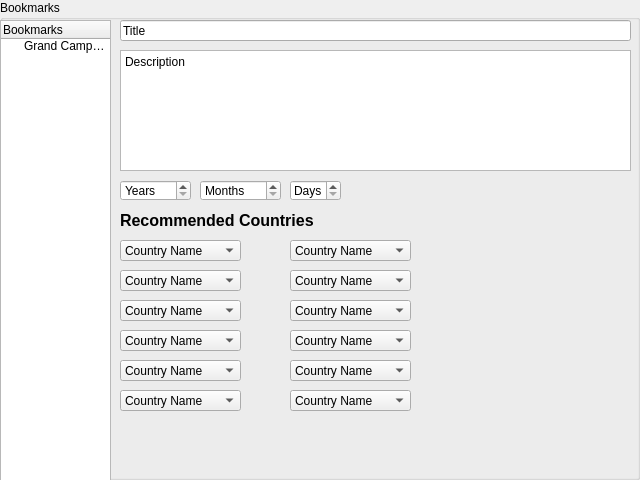
<?xml version="1.0" encoding="UTF-8"?>
<ui version="4.0">
 <class>GroupBox</class>
 <widget class="QGroupBox" name="GroupBox">
  <property name="geometry">
   <rect>
    <x>0</x>
    <y>0</y>
    <width>640</width>
    <height>480</height>
   </rect>
  </property>
  <property name="windowTitle">
   <string>GroupBox</string>
  </property>
  <property name="title">
   <string>Bookmarks</string>
  </property>
  <widget class="QTreeWidget" name="treeWidget">
   <property name="geometry">
    <rect>
     <x>0</x>
     <y>20</y>
     <width>111</width>
     <height>471</height>
    </rect>
   </property>
   <column>
    <property name="text">
     <string>Bookmarks</string>
    </property>
   </column>
   <item>
    <property name="text">
     <string>Grand Campaign</string>
    </property>
   </item>
  </widget>
  <widget class="QLineEdit" name="lineEdit">
   <property name="geometry">
    <rect>
     <x>120</x>
     <y>20</y>
     <width>511</width>
     <height>21</height>
    </rect>
   </property>
   <property name="text">
    <string>Title</string>
   </property>
  </widget>
  <widget class="QPlainTextEdit" name="plainTextEdit">
   <property name="geometry">
    <rect>
     <x>120</x>
     <y>50</y>
     <width>511</width>
     <height>121</height>
    </rect>
   </property>
   <property name="plainText">
    <string>Description</string>
   </property>
  </widget>
  <widget class="QSpinBox" name="spinBox">
   <property name="geometry">
    <rect>
     <x>120</x>
     <y>180</y>
     <width>71</width>
     <height>21</height>
    </rect>
   </property>
   <property name="specialValueText">
    <string>Years</string>
   </property>
  </widget>
  <widget class="QSpinBox" name="spinBox_2">
   <property name="geometry">
    <rect>
     <x>200</x>
     <y>180</y>
     <width>81</width>
     <height>21</height>
    </rect>
   </property>
   <property name="specialValueText">
    <string>Months</string>
   </property>
  </widget>
  <widget class="QSpinBox" name="spinBox_3">
   <property name="geometry">
    <rect>
     <x>290</x>
     <y>180</y>
     <width>51</width>
     <height>21</height>
    </rect>
   </property>
   <property name="specialValueText">
    <string>Days</string>
   </property>
  </widget>
  <widget class="QLabel" name="label">
   <property name="geometry">
    <rect>
     <x>120</x>
     <y>210</y>
     <width>211</width>
     <height>21</height>
    </rect>
   </property>
   <property name="text">
    <string>&lt;!DOCTYPE HTML PUBLIC &quot;-//W3C//DTD HTML 4.0//EN&quot; &quot;http://www.w3.org/TR/REC-html40/strict.dtd&quot;&gt;
&lt;html&gt;&lt;head&gt;&lt;meta name=&quot;qrichtext&quot; content=&quot;1&quot; /&gt;&lt;style type=&quot;text/css&quot;&gt;
p, li { white-space: pre-wrap; }
&lt;/style&gt;&lt;/head&gt;&lt;body style=&quot; font-family:'MS Shell Dlg 2'; font-size:8.25pt; font-weight:400; font-style:normal;&quot;&gt;
&lt;p style=&quot; margin-top:0px; margin-bottom:0px; margin-left:0px; margin-right:0px; -qt-block-indent:0; text-indent:0px;&quot;&gt;&lt;span style=&quot; font-size:12pt; font-weight:600;&quot;&gt;Recommended Countries&lt;/span&gt;&lt;/p&gt;&lt;/body&gt;&lt;/html&gt;</string>
   </property>
  </widget>
  <widget class="QComboBox" name="comboBox">
   <property name="geometry">
    <rect>
     <x>120</x>
     <y>240</y>
     <width>121</width>
     <height>21</height>
    </rect>
   </property>
   <item>
    <property name="text">
     <string>Country Name</string>
    </property>
   </item>
  </widget>
  <widget class="QComboBox" name="comboBox_2">
   <property name="geometry">
    <rect>
     <x>120</x>
     <y>270</y>
     <width>121</width>
     <height>21</height>
    </rect>
   </property>
   <item>
    <property name="text">
     <string>Country Name</string>
    </property>
   </item>
  </widget>
  <widget class="QComboBox" name="comboBox_3">
   <property name="geometry">
    <rect>
     <x>120</x>
     <y>300</y>
     <width>121</width>
     <height>21</height>
    </rect>
   </property>
   <item>
    <property name="text">
     <string>Country Name</string>
    </property>
   </item>
  </widget>
  <widget class="QComboBox" name="comboBox_4">
   <property name="geometry">
    <rect>
     <x>120</x>
     <y>330</y>
     <width>121</width>
     <height>21</height>
    </rect>
   </property>
   <item>
    <property name="text">
     <string>Country Name</string>
    </property>
   </item>
  </widget>
  <widget class="QComboBox" name="comboBox_5">
   <property name="geometry">
    <rect>
     <x>120</x>
     <y>390</y>
     <width>121</width>
     <height>21</height>
    </rect>
   </property>
   <item>
    <property name="text">
     <string>Country Name</string>
    </property>
   </item>
  </widget>
  <widget class="QComboBox" name="comboBox_6">
   <property name="geometry">
    <rect>
     <x>120</x>
     <y>360</y>
     <width>121</width>
     <height>21</height>
    </rect>
   </property>
   <item>
    <property name="text">
     <string>Country Name</string>
    </property>
   </item>
  </widget>
  <widget class="QComboBox" name="comboBox_7">
   <property name="geometry">
    <rect>
     <x>290</x>
     <y>330</y>
     <width>121</width>
     <height>21</height>
    </rect>
   </property>
   <item>
    <property name="text">
     <string>Country Name</string>
    </property>
   </item>
  </widget>
  <widget class="QComboBox" name="comboBox_8">
   <property name="geometry">
    <rect>
     <x>290</x>
     <y>390</y>
     <width>121</width>
     <height>21</height>
    </rect>
   </property>
   <item>
    <property name="text">
     <string>Country Name</string>
    </property>
   </item>
  </widget>
  <widget class="QComboBox" name="comboBox_9">
   <property name="geometry">
    <rect>
     <x>290</x>
     <y>300</y>
     <width>121</width>
     <height>21</height>
    </rect>
   </property>
   <item>
    <property name="text">
     <string>Country Name</string>
    </property>
   </item>
  </widget>
  <widget class="QComboBox" name="comboBox_10">
   <property name="geometry">
    <rect>
     <x>290</x>
     <y>240</y>
     <width>121</width>
     <height>21</height>
    </rect>
   </property>
   <item>
    <property name="text">
     <string>Country Name</string>
    </property>
   </item>
  </widget>
  <widget class="QComboBox" name="comboBox_11">
   <property name="geometry">
    <rect>
     <x>290</x>
     <y>360</y>
     <width>121</width>
     <height>21</height>
    </rect>
   </property>
   <item>
    <property name="text">
     <string>Country Name</string>
    </property>
   </item>
  </widget>
  <widget class="QComboBox" name="comboBox_12">
   <property name="geometry">
    <rect>
     <x>290</x>
     <y>270</y>
     <width>121</width>
     <height>21</height>
    </rect>
   </property>
   <item>
    <property name="text">
     <string>Country Name</string>
    </property>
   </item>
  </widget>
 </widget>
 <resources/>
 <connections/>
</ui>
